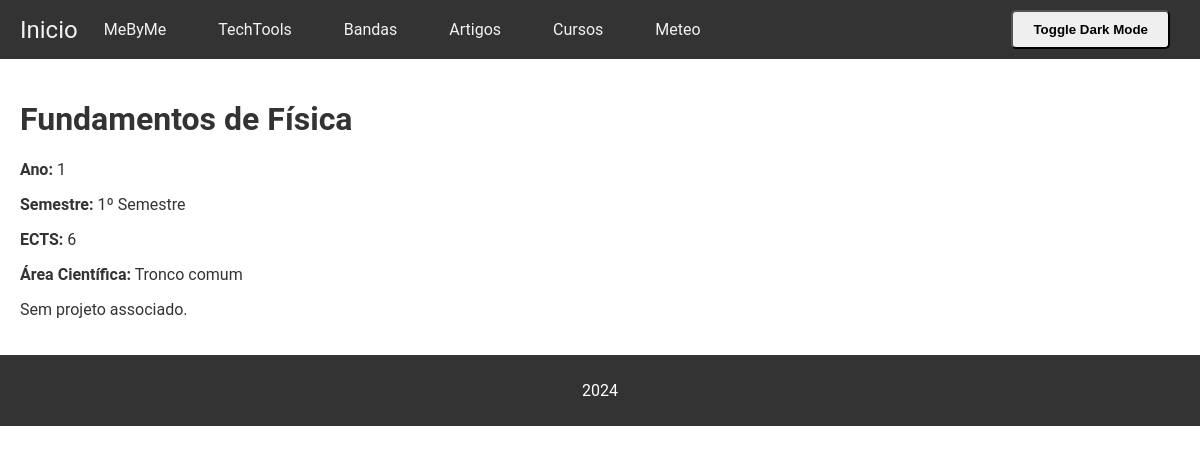
Screenshot of /curso/disciplina/1/ with the database file from the repository.
### curso/models.py (models this page shows)
class Disciplina(models.Model):
    nome = models.CharField(max_length=200)
    ano = models.IntegerField()
    semestre = models.CharField(max_length=20)
    ects = models.IntegerField()
    curricular_unit_readable_code = models.CharField(max_length=20)
    area_cientifica = models.ForeignKey(AreaCientifica, on_delete=models.CASCADE)

class AreaCientifica(models.Model):
    nome = models.CharField(max_length=200)
    codigo = models.IntegerField()
    codigo_cnaef = models.TextField()

### curso/views.py (the view)
# urls.py: path('disciplina/<int:disciplina_id>/', views.disciplina_detail_view, name='disciplina_detail'),
def disciplina_detail_view(request, disciplina_id):
    disciplina = get_object_or_404(Disciplina, id=disciplina_id)
    curso_code = disciplina.curricular_unit_readable_code.split('-')[0]
    curso = Curso.objects.filter(codigo_curso=curso_code).first()
    projeto = None
    try:
        projeto = Projeto.objects.get(disciplina=disciplina)
    except Projeto.DoesNotExist:
        pass
    context = {'disciplina': disciplina, 'projeto': projeto, 'curso': curso, 'is_editor': is_editor(request.user)}
    return render(request, 'curso/disciplina_detail.html', context)

### curso/views.py (called while the page is built)
def is_editor(user):
    return user.groups.filter(name="Editores de Curso").exists()

### curso/templates/curso/disciplina_detail.html (shortened to what this page needs)
{% extends 'base.html' %}
{% block content %}
<h1>{{ disciplina.nome }}</h1>
<p><strong>Ano:</strong> {{ disciplina.ano }}</p>
<p><strong>Semestre:</strong> {{ disciplina.semestre }}</p>
<p><strong>ECTS:</strong> {{ disciplina.ects }}</p>
<p><strong>Área Científica:</strong> {{ disciplina.area_cientifica.nome }}</p>
{% if projeto %}
<h2>Projeto Associado</h2>
<p><a href="{% url 'curso:projeto_detail' projeto.id %}">{{ projeto.nome }}</a></p>
{% else %}
<p>Sem projeto associado.</p>
{% endif %}
{% endblock %}

### static/css/styles.css (style rules this page uses)
body { font-family: 'Roboto', sans-serif; margin: 0; padding: 0; background-color: #fff; color: #333; min-height: 100vh; overflow-x: hidden; }

### rows the page displays
Disciplina: nome "Fundamentos de Física", ano "1", semestre "1º Semestre", ects "6", area_cientifica.nome "Tronco comum"
